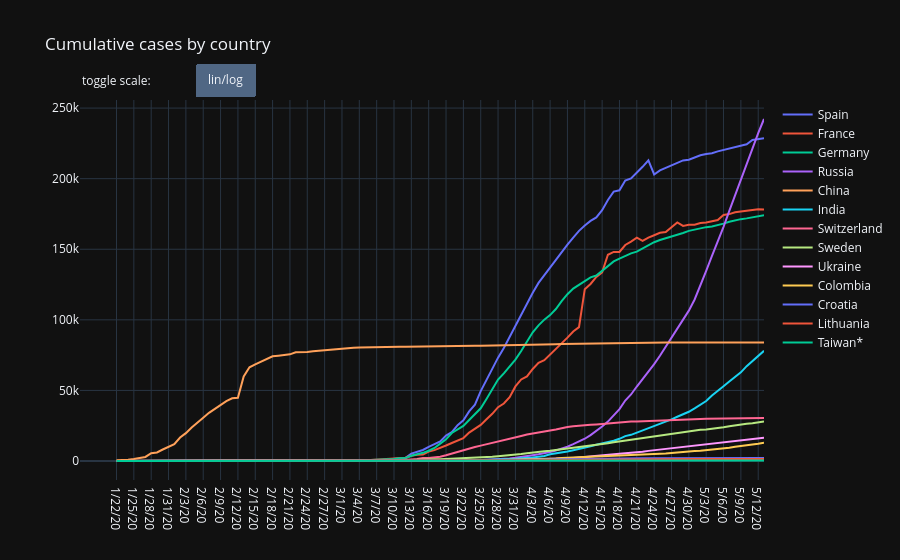

Notebook code cell kept with this figure:
### Code cell
fig = go.Figure()

for idx, country in enumerate(countries):
    fig.add_trace(go.Scatter(
        x=dtf_cases.index,
        y=dtf_cases[country],
        name=country
    ))

# add linear/log toggle button
fig.update_layout(    
    updatemenus = [
        dict(type="buttons",
             showactive=False,
             direction="right",
             buttons=list([            
                dict(label='lin/log',
                    method='relayout',
                    args=[{'yaxis': {'type': 'linear'}}],
                    args2=[{'yaxis': {'type': 'log'}}])
            ]),
            x=0.17,
            xanchor="left",
            y=1.095,
            yanchor="top"
        )
    ]
)

# Add annotation
fig.update_layout(
    annotations=[
        dict(text="toggle scale:", showarrow=False,
                             x=0, y=1.08, yref="paper", align="left")
    ]
)

# set background color
fig.update_layout(
    title="Cumulative cases by country",
    template='plotly_dark'
)
